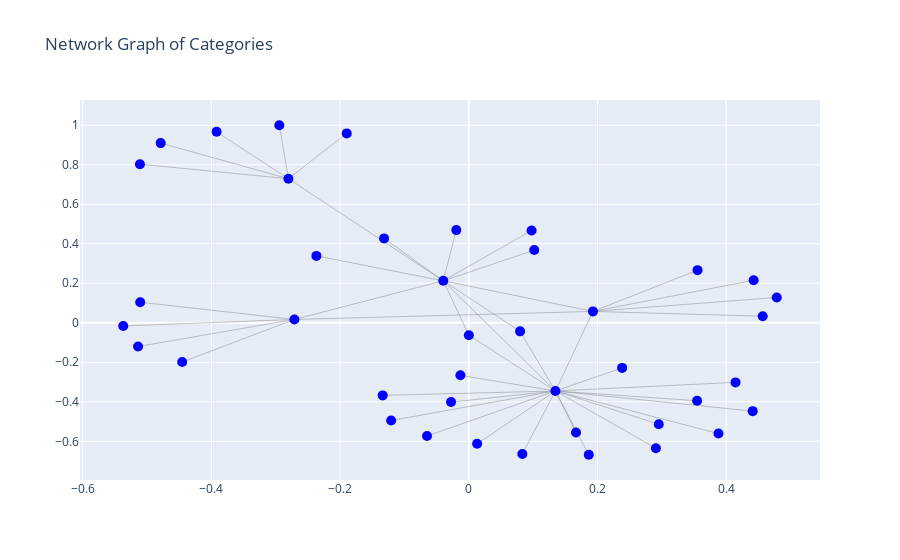

The cell this chart's notebook holds for it:
### Code cell
import networkx as nx
import plotly.graph_objects as go

# Create a graph from the relationships
G = nx.from_pandas_edgelist(category_counts, 'A', 'B', ['count'])

# Generate positions for the nodes
pos = nx.spring_layout(G)

# Create the Plotly figure
edge_x = []
edge_y = []
for edge in G.edges():
    x0, y0 = pos[edge[0]]
    x1, y1 = pos[edge[1]]
    edge_x.extend([x0, x1, None])
    edge_y.extend([y0, y1, None])

edge_trace = go.Scatter(x=edge_x, y=edge_y, mode='lines', line=dict(width=0.5, color='#888'), hoverinfo='none')

node_x = []
node_y = []
node_text = []
for node in G.nodes():
    x, y = pos[node]
    node_x.append(x)
    node_y.append(y)
    node_text.append(node)

node_trace = go.Scatter(
    x=node_x, y=node_y, mode='markers',
    marker=dict(size=10, color='blue'),
    text=node_text,
    hoverinfo='text'
)

fig = go.Figure(data=[edge_trace, node_trace],
                layout=go.Layout(title="Network Graph of Categories", showlegend=False))
fig.show()

### Figure 1 — Plotly figure (JSON) as saved in the notebook; plotly's stock layout.template omitted (floating-point values rounded to 4 significant figures; data arrays with more than 128 entries replaced by an {"elided": "..."} marker saying what was removed)
{"data": [{"hoverinfo": "none", "line": {"color": "#888", "width": 0.5}, "mode": "lines", "type": "scatter", "x": {"elided": "141 float values"}, "y": {"elided": "141 float values"}}, {"hoverinfo": "text", "marker": {"color": "blue", "size": 10}, "mode": "markers", "text": ["0", "3", "1", "11", "13", "14", "15", "16", "17", "18", "19", "2", "21", "32", "33", "34", "38", "39", "6", "7", "8", "12", "22", "31", "35", "5", "23", "25", "27", "4", "41", "9", "24", "28", "42", "43", "44", "26", "29", "36", "37"], "type": "scatter", "x": [0.07969, -0.03969, 0.1347, -0.1338, 0.1666, -0.02759, 0.4413, 0.388, 7.147e-05, 0.2908, 0.08323, 0.193, -0.1207, 0.2953, -0.06493, 0.1865, 0.4146, 0.2383, 0.3548, 0.01293, -0.01304, 0.3556, 0.4568, 0.4427, 0.4786, -0.271, -0.2369, 0.0976, -0.01936, -0.2804, 0.1017, -0.1317, -0.392, -0.5111, -0.4789, -0.1897, -0.2945, -0.5371, -0.5107, -0.4454, -0.5141], "y": [-0.04334, 0.2124, -0.3453, -0.3675, -0.5557, -0.4014, -0.4472, -0.5608, -0.06329, -0.6349, -0.6639, 0.05757, -0.4948, -0.5138, -0.5734, -0.6681, -0.3017, -0.2283, -0.3945, -0.6126, -0.266, 0.2665, 0.03325, 0.2152, 0.1281, 0.01681, 0.3387, 0.467, 0.4692, 0.7293, 0.3681, 0.4273, 0.9667, 0.8029, 0.9096, 0.9588, 1, -0.01591, 0.1041, -0.1987, -0.1202]}], "layout": {"showlegend": false, "title": {"text": "Network Graph of Categories"}}}
